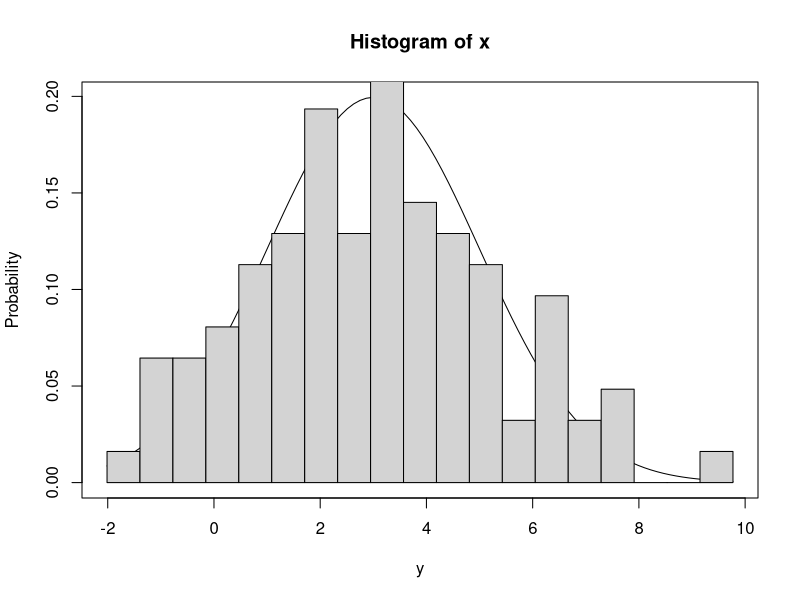

This figure's R source: (Note: this script raises an error after producing the figure.)
# set seed number
set.seed(1001)

# Maximum likelihood estimation based on "mle" function
# Normal distribution with mean=3 and standard deviation=2
N<-100
x<-rnorm(N,mean=3,sd=2)
print(c(mean(x),sd(x)))

# visualize the data
y=seq(min(x),max(x),length.out=100)
z_point=seq(min(x),max(x),length.out=20)
plot(y,dnorm(y,mean=3,sd=2),ylim=c(0,max(dnorm(y,mean=3,sd=2))),'l',xlab='y',ylab='Probability')
par(new=TRUE)
hist(x,z_point,freq=FALSE,ylim=c(0,max(dnorm(y,mean=3,sd=2))),axes=FALSE,xlab='',ylab='')


# define the (log) likelihood function
LL<-function(mu,sigma){
  R=dnorm(x,mu,sigma) # Density of the normal distribution
  return(-sum(log(R))) # Must be negative to find the maximum (mle will find minimum by default)
}

# Use mle function to get the estimate
library(stats4)

# lower = c(mu, sigma), upper = c(mu, sigma)
esti <- mle(LL, start=list(mu=1,sigma=1), method="L-BFGS-B",lower = c(-Inf, 0), upper = c(Inf, Inf))
esti

# Poisson distribution
M <- 100

# M Random numbers with a poisson distribution
y <- rpois(M, lambda = 5)

LL2<-function(lambda){
  R=dpois(y,lambda)
  return(-sum(log(R)))
}

esti2<-mle(LL2, start = list(lambda=1), method="L-BFGS-B",lower = 0, upper = Inf)
esti2

#####################################
# Maximum likelihood estimation based on "optim" and "hessian" function
library(numDeriv)

# normal distribution
N<-100
x<-rnorm(N,mean=3,sd=2)

LL3<-function(vec){
  R=dnorm(x,vec[1],vec[2])
  return(-log(prod(R)))
}

esti3<-optim(c(1,1),LL3,method="L-BFGS-B",lower = c(-Inf,0), upper = c(Inf, Inf), hessian = TRUE)
hessian(LL3,esti3$par)
1/esti3$heassian[2,2]

# check the variance of estimate using empirical method
T=50
mu_vec=rep(0,T)
sigma_vec=mu_vec

for (i in 1:T){
  N<-100
  x<-rnorm(N,mean=3,sd=2)
  LL3<-function(vec){
    R=dnorm(x,vec[1],vec[2])
    return(-sum(log(R)))
  }
  esti4<-optim(c(1,1),LL3,method="L-BFGS-B",lower = c(-Inf,0), upper = c(Inf, Inf))
  
  mu_vec[i]=esti4$par[1]
  sigma_vec[i]=esti4$par[2]
}

sd(mu_vec)^2
sd(sigma_vec)^2

###################################
###################################
# Poisson 
M<-100
y<-rpois(M,lambda=5)

LL4<-function(lambda){
  R=dpois(y,lambda)
  return(-log(prod(R)))
}

esti5<-optim(1,LL4,method="L-BFGS-B",lower=0, upper=Inf, hessian=TRUE)
hessian(LL4,esti5$par)

# check the variance of estimate using empirical method
T=50
lambda_vec=rep(0,T)

for (i in 1:T){
  M<-100
  y<-rpois(M,lambda=5)
  LL5<-function(lambda){
    R=dpois(y,lambda)
    return(-sum(log(R)))
  }
  esti5<-optim(1,LL5,method="L-BFGS-B",lower=0, upper=Inf)
  
  lambda_vec[i]=esti5$par
}

sd(lambda_vec)^2

######################################
######################################
library(numDeriv)

# Hypothesis test
N<-100
x<-rnorm(N,mean=3,sd=2)

LL3<-function(vec){
  R=dnorm(x,vec[1],vec[2])
  return(-log(prod(R)))
}

# c(1, 1) = starting point, L1 = likelihood function
esti3<-optim(c(1,1),L1,method="L-BFGS-B",lower = c(-Inf,0), upper = c(Inf, Inf), hessian = TRUE)
hessian(LL3, esti3$par)
1/esti3$hessian[2,2]

# In the normal distribution case, test: mean=2
# Wald-type statistic
esti_mean=esti3$par[1]
esti_sd=esti3$par[2]
var_mean=1/esti3$hessian[1,1]
var_sd=1/esti3$hessian[2,2]

z_wald=(esti_mean-2)/sqrt(var_mean)
1-pnorm(z_wald,0,1)


# Likelihood ratio test
L0<-function(sd){
  R=dnorm(x,2,sd)
  return(-sum(log(R)))
}

esti6<-optim(1,L0,method="L-BFGS-B", lower=0, upper=Inf, hessian=TRUE)
esti2_sd=esti6$par
var_sd=1/esti6$hessian

chi_statistic=2*(L0(esti2_sd)-L1(c(esti_mean,esti_sd)))
1-pchisq(chi_statistic,1)